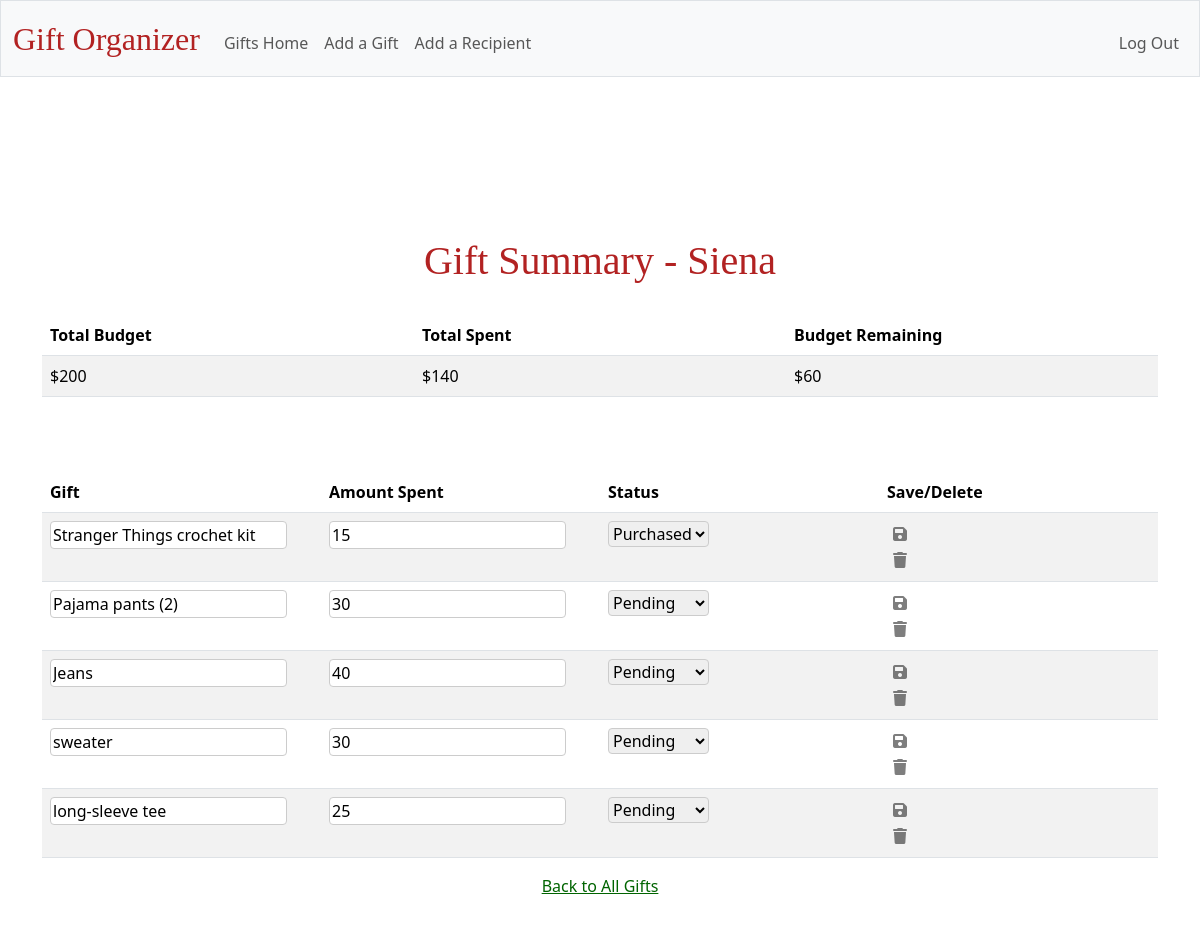
Page /recipient_summary/16 (signed in) on the committed database.
### tables this page shows
CREATE TABLE "recipients" (
    id INTEGER PRIMARY KEY AUTOINCREMENT,
    name TEXT NOT NULL,
    budget NUMERIC,
    user_id INTEGER NOT NULL,
    FOREIGN KEY (user_id) REFERENCES users (id)
);

CREATE TABLE gifts (
    id INTEGER PRIMARY KEY AUTOINCREMENT,
    recipient_id INTEGER NOT NULL,
    gift_name TEXT NOT NULL,
    amount_spent NUMERIC,
    status TEXT,
    user_id INTEGER NOT NULL,
    FOREIGN KEY (recipient_id) REFERENCES recipients (id)
);

### app.py (the view)
@app.route("/recipient_summary/<int:recipient_id>", methods=['GET', 'POST'])
def recipient_summary(recipient_id):
    user_id = session["user_id"]  # Ensure the user_id is obtained correctly
    query_recipient = """
    SELECT
        id, name, budget
    FROM
        recipients
    WHERE
        id = ? AND user_id = ?;
    """
    recipient = db.execute(query_recipient, recipient_id, user_id)
    if not recipient:
        return "Recipient not found", 404
    print("Recipient found:", recipient)
    recipient = recipient[0]  # This is a dictionary
    recipient_name = recipient["name"]
    overall_budget = recipient["budget"]
    recipient_id = recipient["id"]
    query_gifts = """
    SELECT
        id, gift_name, amount_spent, status
    FROM
        gifts
    WHERE
        recipient_id = ? AND user_id = ?;
    """
    gifts = db.execute(query_gifts, recipient_id, user_id)
    total_spent = sum(gift['amount_spent'] for gift in gifts)
    remaining_budget = overall_budget - total_spent
    if request.method == "POST":
        print("POST request received - flashing message")
        flash("Changes saved!", "primary")
        return redirect(url_for("recipient_summary", recipient_id=recipient_id))
    return render_template(
        "recipient_summary.html",
        recipient_name=recipient_name,
        gifts=gifts,
        total_spent=total_spent,
        remaining_budget=remaining_budget,
        budget=overall_budget,
    )

### templates/recipient_summary.html (shortened to what this page needs)
{% extends "layout.html" %}
{% block main %}
<main class="container py-5 text-center"></main>
<h1 class="main-header">Gift Summary - {{ recipient_name }}</h1>
<table class="table table-striped" style="margin-bottom: 75px;">
    <thead>
        <tr>
            <th class="text-start">Total Budget</th>
            <th class="text-start">Total Spent</th>
            <th class="text-start">Budget Remaining</th>
        </tr>
    </thead>
    <tbody>
        <tr>
            <td class="text-start">${{ budget }}</td>
            <td class="text-start">${{ total_spent }}</td>
            <td class="text-start">${{ remaining_budget }}</td>
        </tr>
    </tbody>
</table>
<table class="table table-striped">
    <thead>
        <tr>
            <th class="text-start">Gift</th>
            <th class="text-start">Amount Spent</th>
            <th class="text-start">Status</th>
            <th class="text-start">Save/Delete</th>
        </tr>
    </thead>
    <tbody>
        {% for gift in gifts %}
        <tr id="gift-row-{{ gift.id }}">
                <td style="text-align: left;">
                    <input type="text" name="gift_name" class="gift_name" value="{{ gift.gift_name }}" data-gift-id="{{ gift.id }}"
                    />
                </td>
                <td style="text-align: left;">
                    <input type="number" name="amount_spent class="amount_spent" value="{{ gift.amount_spent }}" data-gift-id="{{ gift.id }}"
                    />
                </td>
                <td style="text-align: left;">
                    <select name="status" class="status" data-gift-id="{{ gift.id }}">
                        <option value="Pending" {% if gift.status == "Pending" %}selected{% endif %}>Pending</option>
                        <option value="Purchased" {% if gift.status == "Purchased" %}selected{% endif %}>Purchased</option>
                    </select>
                </td>
            <td style="text-align: left;">
                <button type="button" class="action-button" onclick="saveChanges({{ gift.id }})"><i class="fas fa-save"></i></button>
                    <form action="/delete_gift" method="POST" onsubmit="return confirm('Are you sure you want to delete this gift?');">
                        <button type="submit" class="action-button">
                            <i class="fas fa-trash"></i>
                        </button>
                    </form>
            </td>
        </tr>
        {% endfor %}
    </tbody>
</table>
<a href="/">Back to All Gifts</a>
{% endblock %}

### static/styles.css (style rules this page uses)
.action-button { outline: none; border: none; background: none; color: "#7a7a7a"; }
.action-button i { filter: grayscale(100%); transition: filter 0.2s ease; opacity: 0.5; transition: opacity 0.2s ease; }
h1, h2, h4 { font-family: 'EB Garamond', serif; margin-bottom: 2px; color: #B22222; }
a { color: #006400; }
.main-header { font-size: 2.5em; margin-bottom: 30px; }
table { width: 60%; margin: 0 auto; table-layout: fixed; border-spacing: 10px; }
input, select { box-sizing: border-box; border: 1px solid #ccc; border-radius: 4px; }

### rows in the picture
recipients: name "Siena"
gifts: gift_name "Stranger Things crochet kit", amount_spent "15", status "Purchased"
gifts: gift_name "Pajama pants (2)", amount_spent "30", status "Pending"
gifts: gift_name "Jeans", amount_spent "40", status "Pending"
gifts: gift_name "sweater", amount_spent "30", status "Pending"
gifts: gift_name "long-sleeve tee", amount_spent "25", status "Pending"

### other values in the picture
{{ budget }} "200"
{{ total_spent }} "140"
{{ remaining_budget }} "60"
